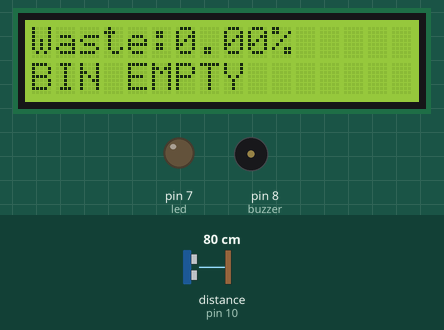
Simulated run of this sketch. Board: Arduino Uno, built with avr-gcc and run on an emulated ATmega328P. Parts: 16×2 character LCD, output pins drawn as LEDs (lit = HIGH), buzzer (waves = sounding, pin HIGH). Wiring (inferred from the names in the program): ultrasonic range finder: trigger pin 9; echo pin 10. The test bench sets the inputs (shaded band); at power-on: distance to the obstacle (sensor on pin 10) 80 cm. The echo pulse lasts 58.3 µs per cm; pins used as bus, display or sensor lines are not drawn.

Above: at 3.2 s.
3.3 s: distance to the obstacle (sensor on pin 10) set to 19 cm
At 5.3 s:
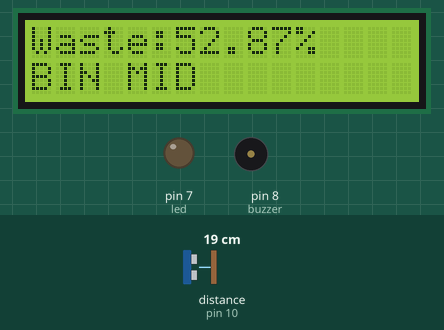
6.2 s: distance to the obstacle (sensor on pin 10) set to 15 cm
At 8.3 s:
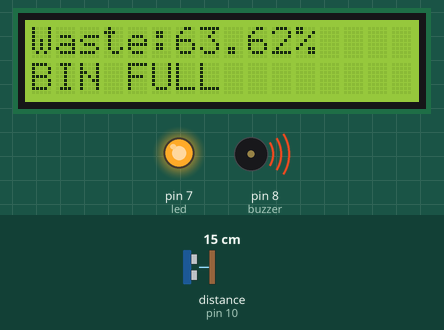
8.8 s: distance to the obstacle (sensor on pin 10) set to 60 cm
At 9.9 s:
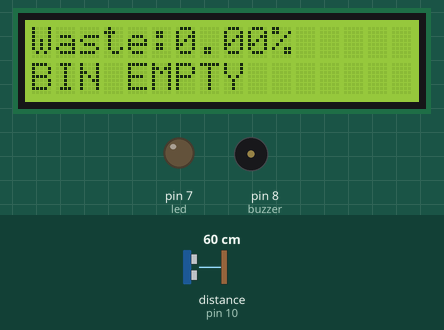
Timing chart, 0 to 11.8 s (numbered marks = the images above; inputs shaded):
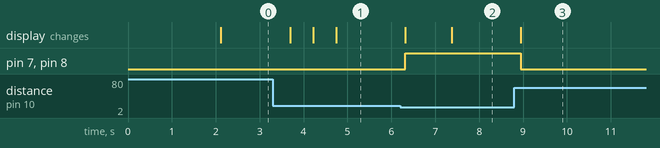

The sketch:

garbage_sensor_code.ino
```cpp
#include <Wire.h>
#include <LiquidCrystal_I2C.h>

LiquidCrystal_I2C lcd(0x27, 16, 2);

int trig = 9;
int echo = 10;

int led = 7;
int buzzer = 8;


int binHeight = 40;

void setup()
{
  pinMode(trig, OUTPUT);
  pinMode(echo, INPUT);
  pinMode(led, OUTPUT);
  pinMode(buzzer, OUTPUT);

  lcd.init();
  lcd.backlight();

  lcd.setCursor(0,0);
  lcd.print("Smart Waste Bin");
  delay(2000);
}

void loop()
{
  long duration;
  float distance;

  digitalWrite(trig, LOW);
  delayMicroseconds(2);
  digitalWrite(trig, HIGH);
  delayMicroseconds(10);
  digitalWrite(trig, LOW);

  duration = pulseIn(echo, HIGH);
  distance = duration * 0.034 / 2;

  distance = constrain(distance, 0, binHeight);


  float level = ((binHeight - distance) / binHeight) * 100;

  lcd.clear();
  lcd.setCursor(0,0);
  lcd.print("Waste:");
  lcd.print(level);
  lcd.print("%");

  lcd.setCursor(0,1);

  if(level > 60)
  {
    lcd.print("BIN FULL ");
    digitalWrite(led, HIGH);
    digitalWrite(buzzer, HIGH);
  }
  else if(level > 30)
  {
    lcd.print("BIN MID  ");
    digitalWrite(led, LOW);
    digitalWrite(buzzer, LOW);
  }
  else
  {
    lcd.print("BIN EMPTY");
    digitalWrite(led, LOW);
    digitalWrite(buzzer, LOW);
  }

  delay(500);

}
```

Measured:
- the behaviour switches between 17 and 16 cm on distance to the obstacle (sensor on pin 10) (found by bisection; images 1 and 2)
- after the input at 3.3 s, the display: first changes after 0.39 s (image 1 shows a later state)
- after the input at 6.2 s, pin 7 (led), pin 8 (buzzer): LOW → HIGH after 0.12 s; the display: first changes after 0.12 s (image 2 shows a later state)
- after the input at 8.8 s, pin 7 (led), pin 8 (buzzer): HIGH → LOW after 0.15 s; the display: changes after 0.15 s (image 3)
